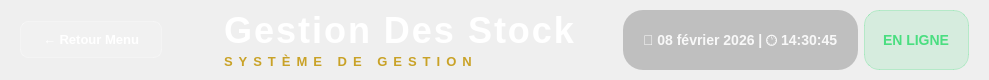
     <widget class="QWidget" name="headerWidget" native="true">
      <property name="minimumSize">
       <size>
        <width>0</width>
        <height>80</height>
       </size>
      </property>
      <property name="maximumSize">
       <size>
        <width>16777215</width>
        <height>80</height>
       </size>
      </property>
      <property name="styleSheet">
       <string notr="true">QWidget#headerWidget {
    background: qlineargradient(x1:0, y1:0, x2:1, y2:0,
        stop:0 #1B4332, stop:0.5 #234E3E, stop:1 #1B4332);
    border-bottom: 4px solid #C9A227;
}</string>
      </property>
      <layout class="QHBoxLayout" name="headerLayout">
       <property name="leftMargin">
        <number>20</number>
       </property>
       <property name="topMargin">
        <number>10</number>
       </property>
       <property name="rightMargin">
        <number>20</number>
       </property>
       <property name="bottomMargin">
        <number>10</number>
       </property>
       <item>
        <widget class="QPushButton" name="btnBackToMenu">
         <property name="styleSheet">
          <string notr="true">QPushButton {
    background-color: rgba(255, 255, 255, 0.15);
    color: white;
    font-size: 13px;
    font-weight: 600;
    padding: 10px 20px;
    border-radius: 8px;
    border: 1px solid rgba(255, 255, 255, 0.3);
    min-width: 100px;
}
QPushButton:hover {
    background-color: rgba(255, 255, 255, 0.25);
    border: 1px solid rgba(255, 255, 255, 0.5);
}
QPushButton:pressed {
    background-color: rgba(255, 255, 255, 0.1);
}</string>
         </property>
         <property name="text">
          <string>← Retour Menu</string>
         </property>
        </widget>
       </item>
       <item>
        <widget class="QLabel" name="labelLogoImage">
         <property name="minimumSize">
          <size>
           <width>50</width>
           <height>50</height>
          </size>
         </property>
         <property name="maximumSize">
          <size>
           <width>50</width>
           <height>50</height>
          </size>
         </property>
         <property name="text">
          <string/>
         </property>
         <property name="pixmap">
          <pixmap resource="../production/resources.qrc">:/logo.png</pixmap>
         </property>
         <property name="scaledContents">
          <bool>true</bool>
         </property>
        </widget>
       </item>
       <item>
        <layout class="QVBoxLayout" name="titleLayout">
         <property name="spacing">
          <number>2</number>
         </property>
         <item>
          <widget class="QLabel" name="lblAppTitle">
           <property name="styleSheet">
            <string notr="true">color: white; font-size: 36px; font-weight: 800; font-family: 'Segoe UI', 'Arial Black', sans-serif; letter-spacing: 2px;</string>
           </property>
           <property name="text">
            <string>Gestion Des Stock</string>
           </property>
          </widget>
         </item>
         <item>
          <widget class="QLabel" name="lblAppSubtitle">
           <property name="styleSheet">
            <string notr="true">color: #C9A227; font-size: 13px; font-weight: 600; font-family: 'Segoe UI', Arial, sans-serif; letter-spacing: 6px;</string>
           </property>
           <property name="text">
            <string>SYSTÈME DE GESTION</string>
           </property>
          </widget>
         </item>
        </layout>
       </item>
       <item>
        <spacer name="headerSpacer">
         <property name="orientation">
          <enum>Qt::Horizontal</enum>
         </property>
         <property name="sizeHint" stdset="0">
          <size>
           <width>40</width>
           <height>20</height>
          </size>
         </property>
        </spacer>
       </item>
       <item>
        <widget class="QLabel" name="lblDateTime">
         <property name="styleSheet">
          <string notr="true">color: rgba(255, 255, 255, 0.9); font-size: 14px; font-weight: 500; font-family: 'Segoe UI', Arial, sans-serif; padding: 8px 16px; background-color: rgba(0, 0, 0, 0.2); border-radius: 20px;</string>
         </property>
         <property name="text">
          <string>📅 08 février 2026 | 🕐 14:30:45</string>
         </property>
        </widget>
       </item>
       <item>
        <widget class="QLabel" name="labelStatus">
         <property name="styleSheet">
          <string notr="true">color: #4ADE80; font-weight: bold; font-size: 14px; padding: 6px 14px; background-color: rgba(74, 222, 128, 0.15); border-radius: 15px; border: 1px solid rgba(74, 222, 128, 0.3);</string>
         </property>
         <property name="text">
          <string>EN LIGNE</string>
         </property>
        </widget>
       </item>
      </layout>
     </widget>
